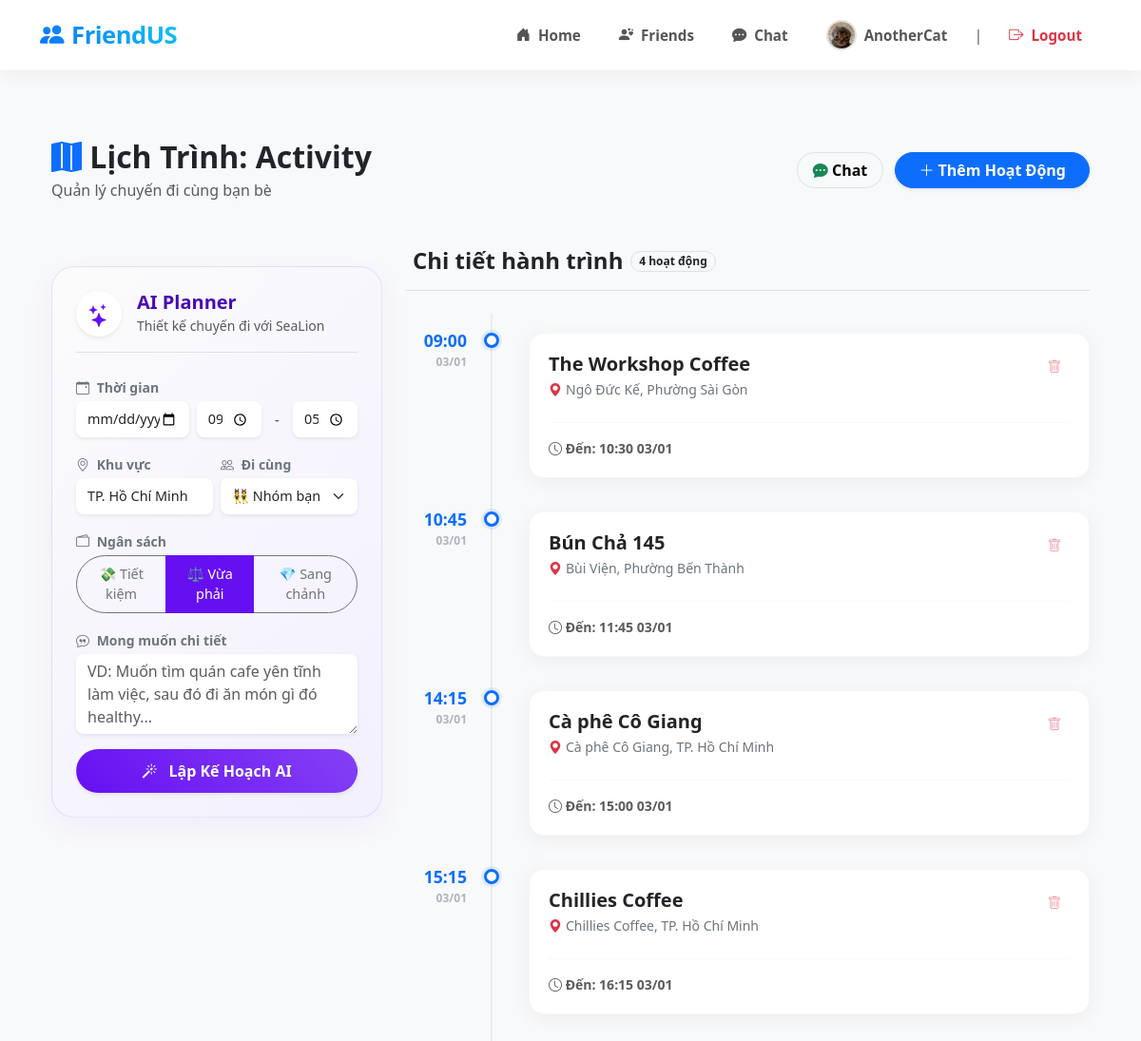
Page /room/1/plan (signed in) on the committed database.
### app/models/user.py (models this page shows, shortened)
class User(UserMixin, db.Model):
    id = db.Column(db.Integer, primary_key=True)
    username = db.Column(db.String(20), unique=True, nullable=False)
    email = db.Column(db.String(120), unique=True, nullable=False)
    image_file = db.Column(db.String(200), nullable=False, default='default.jpg')
    bio = db.Column(db.String(250), nullable=True)
    password = db.Column(db.String(60), nullable=False)
    interests = db.Column(db.String(500), default='')
    posts = db.relationship('Post', backref='author', lazy=True)
    reviews = db.relationship('Review', backref='author', lazy=True)
    messages = db.relationship('Message', backref='author', lazy=True)
    rooms = db.relationship('Room', secondary='room_members',
                            back_populates='members', lazy='dynamic')
    created_rooms = db.relationship('Room', back_populates='creator', lazy='dynamic')
    favorite_locations = db.relationship('Location', secondary='user_favorites',
                                         back_populates='favorited_by', lazy='dynamic')
    friends = db.relationship('User', secondary=friendship,
                              primaryjoin=lambda: friendship.c.user_id == User.id,
                              secondaryjoin=lambda: friendship.c.friend_id == User.id,
                              backref=db.backref('friend_of', lazy='dynamic'),
                              lazy='dynamic')

### app/models/chat.py (models this page shows, shortened)
class Room(db.Model):
    id = db.Column(db.Integer, primary_key=True)
    name = db.Column(db.String(50), unique=True, nullable=False)
    description = db.Column(db.String(200), nullable=True)
    is_private = db.Column(db.Boolean, default=False)
    allow_auto_join = db.Column(db.Boolean, default=False) # True: Vào luôn, False: Cần duyệt
    tags = db.Column(db.String(200), default='')
    summary = db.Column(db.Text, nullable=True)
    creator_id = db.Column(db.Integer, db.ForeignKey('user.id'))
    creator = db.relationship('User', back_populates='created_rooms')
    members = db.relationship('User', secondary=room_members,
                              back_populates='rooms', lazy='dynamic')

### app/models/planner.py (models this page shows, shortened)
class Activity(db.Model):
    id = db.Column(db.Integer, primary_key=True)
    name = db.Column(db.String(100), nullable=False)
    location = db.Column(db.String(100))
    price = db.Column(db.Float, nullable=False, default=0.0)
    start_time = db.Column(db.String(20))
    end_time = db.Column(db.String(20))
    rating = db.Column(db.Float, default=0.0)
    room_id = db.Column(db.Integer, db.ForeignKey('room.id'), nullable=False)
    room = db.relationship('Room', backref='activities')

### app/blueprints/planner.py (the view)
@planner_bp.route('/room/<int:room_id>/plan')
@login_required
def view_planner(room_id):
    room = Room.query.get_or_404(room_id)
    activities = Activity.query.filter_by(room_id=room.id).order_by(Activity.start_time).all()
    for act in activities:
        if isinstance(act.start_time, str):
            try:
                if 'T' in act.start_time:
                    act.start_time = datetime.strptime(act.start_time, '%Y-%m-%dT%H:%M')
                else:
                    act.start_time = datetime.strptime(act.start_time, '%Y-%m-%d %H:%M:%S')
            except:
                pass # Nếu lỗi quá thì chịu, template sẽ hiển thị raw string
        if isinstance(act.end_time, str):
            try:
                if 'T' in act.end_time:
                    act.end_time = datetime.strptime(act.end_time, '%Y-%m-%dT%H:%M')
                else:
                    act.end_time = datetime.strptime(act.end_time, '%Y-%m-%d %H:%M:%S')
            except:
                pass
    constraints = Constraint.query.filter_by(room_id=room.id, user_id=current_user.id).all()
    act_form = ActivityForm()
    cons_form = ConstraintForm()
    try:
        raw_weather = weather_service.get_full_forecast(lat=10.762622, lon=106.660172, days=7)
        weather_data = weather_service.process_forecast_data(raw_weather)
    except Exception as e:
        weather_data = None
    conflicts = check_conflicts(activities, constraints)
    weather_impacts = analyze_weather_impact(activities, weather_data)
    return render_template(
        'planner.html',
        room=room,
        activities=activities,
        constraints=constraints,
        act_form=act_form,
        cons_form=cons_form,
        conflicts=conflicts,
        weather=weather_data,
        weather_impacts=weather_impacts
    )

### app/templates/planner.html (shortened to what this page needs)
{% extends "layout.html" %}
{% block content %}
<div class="container py-5">
    <div class="d-flex justify-content-between align-items-center mb-5">
        <div>
            <h2 class="fw-bold mb-1 text-dark"><i class="bi bi-map-fill text-primary"></i> Lịch Trình: {{ room.name }}</h2>
            <p class="text-muted mb-0">Quản lý chuyến đi cùng bạn bè</p>
        </div>
        <div>
            <a href="{{ url_for('chat.chat_room', room_name=room.name) }}" class="btn btn-light border me-2 rounded-pill px-3 fw-bold">
                <i class="bi bi-chat-dots-fill text-success"></i> Chat
            </a>
            <button type="button" class="btn btn-primary rounded-pill px-4 fw-bold shadow-sm" data-bs-toggle="modal" data-bs-target="#addActivityModal">
                <i class="bi bi-plus-lg"></i> Thêm Hoạt Động
            </button>
        </div>
    </div>
    <div class="row g-4">
        <div class="col-lg-4">
            <div class="ai-wrapper sticky-top" style="top: 20px; z-index: 10;">
                <div class="d-flex align-items-center mb-4 border-bottom pb-3">
                    <div class="bg-white p-2 rounded-circle shadow-sm me-3 text-center" style="width: 48px; height: 48px; display: grid; place-items: center;">
                        <i class="bi bi-stars" style="color: #6610f2; font-size: 1.5rem;"></i>
                    </div>
                    <div>
                        <h5 class="fw-bold m-0" style="color: #4a09b3;">AI Planner</h5>
                        <small class="text-muted">Thiết kế chuyến đi với SeaLion</small>
                    </div>
                </div>
                <div id="aiInputForm">
                    <label class="small fw-bold text-secondary mb-1"><i class="bi bi-calendar-event me-1"></i> Thời gian</label>
                    <div class="row g-2 mb-3">
                        <div class="col-5">
                            <input type="date" id="planDate" class="form-control form-control-sm rounded-3 border-0 shadow-sm">
                        </div>
                        <div class="col-3">
                            <input type="time" id="startTime" class="form-control form-control-sm rounded-3 border-0 shadow-sm" value="09:00">
                        </div>
                        <div class="col-1 text-center align-self-center text-muted">-</div>
                        <div class="col-3">
                            <input type="time" id="endTime" class="form-control form-control-sm rounded-3 border-0 shadow-sm" value="17:00">
                        </div>
                    </div>
                    <div class="row g-2 mb-3">
                        <div class="col-6">
                            <label class="small fw-bold text-secondary mb-1"><i class="bi bi-geo-alt me-1"></i> Khu vực</label>
                            <input type="text" id="locationInput" class="form-control form-control-sm rounded-3 border-0 shadow-sm"
                                   placeholder="Quận 1, TP.HCM..." value="TP. Hồ Chí Minh">
                        </div>
                        <div class="col-6">
                            <label class="small fw-bold text-secondary mb-1"><i class="bi bi-people me-1"></i> Đi cùng</label>
                            <select id="companionSelect" class="form-select form-select-sm rounded-3 border-0 shadow-sm">
                                <option value="Nhóm bạn" selected>👯 Nhóm bạn</option>
                            </select>
                        </div>
                    </div>
                    <div class="mb-3">
                        <label class="small fw-bold text-secondary mb-1"><i class="bi bi-wallet2 me-1"></i> Ngân sách</label>
                        <div class="btn-group w-100" role="group" id="budgetGroup">
                            <label class="btn btn-sm btn-outline-secondary rounded-start-pill" for="budget1">💸 Tiết kiệm</label>
                            <label class="btn btn-sm btn-outline-secondary" for="budget2">⚖️ Vừa phải</label>
                            <label class="btn btn-sm btn-outline-secondary rounded-end-pill" for="budget3">💎 Sang chảnh</label>
                        </div>
                    </div>
                    <div class="mb-3">
                        <label class="small fw-bold text-secondary mb-1"><i class="bi bi-chat-quote me-1"></i> Mong muốn chi tiết</label>
                        <textarea id="wishInput" class="form-control rounded-3 border-0 shadow-sm" rows="3"
                                  placeholder="VD: Muốn tìm quán cafe yên tĩnh làm việc, sau đó đi ăn món gì đó healthy..."></textarea>
                    </div>
                    <button class="btn w-100 rounded-pill fw-bold text-white shadow-sm btn-ai-send-large"
                            type="button" id="btnGeneratePlan"
                            style="background: linear-gradient(45deg, #6610f2, #8540f5); padding: 10px; transition: all 0.2s;">
                        <i class="bi bi-magic me-2"></i> Lập Kế Hoạch AI
                    </button>
                </div>
            </div>
        </div>
        <div class="col-lg-8">
            <div class="d-flex align-items-center mb-4 ps-2 border-bottom pb-3">
                <h4 class="fw-bold m-0 text-dark">Chi tiết hành trình</h4>
                <span class="badge bg-light text-dark ms-2 border rounded-pill">{{ activities|length }} hoạt động</span>
            </div>
            {% if activities|length > 0 %}
            <div class="timeline-container">
                {% for act in activities %}
                <div class="timeline-item">
                    <div class="timeline-time">
                        {% if act.start_time and act.start_time.strftime %}
                            <div class="time-hour">{{ act.start_time.strftime('%H:%M') }}</div>
                            <div class="time-date">{{ act.start_time.strftime('%d/%m') }}</div>
                        {% else %}
                            <div class="time-hour">{{ act.start_time }}</div>
                        {% endif %}
                    </div>
                    <div class="timeline-dot"></div>
                    <div class="timeline-card"
                         title="Nhấn để sửa"
                         onclick="openEditModal(this)"
                         data-id="{{ act.id }}"
                         data-name="{{ act.name }}"
                         data-location="{{ act.location or '' }}"
                         data-start="{{ act.start_time.strftime('%Y-%m-%dT%H:%M') if act.start_time and act.start_time.strftime else '' }}"
                         data-end="{{ act.end_time.strftime('%Y-%m-%dT%H:%M') if act.end_time and act.end_time.strftime else '' }}"
                         data-price="{{ act.price }}">
                        <div class="d-flex justify-content-between align-items-start">
                            <div>
                                <h5 class="fw-bold mb-1 text-dark">{{ act.name }}</h5>
                                <div class="text-secondary small mb-2">
                                    <i class="bi bi-geo-alt-fill text-danger me-1"></i>{{ act.location or 'Chưa có địa điểm' }}
                                </div>
                            </div>
                            <a href="{{ url_for('planner.delete_activity', id=act.id) }}"
                               class="btn btn-sm btn-outline-danger border-0 rounded-circle opacity-50 hover-opacity-100"
                               style="width: 32px; height: 32px; padding: 4px;"
                               onclick="event.stopPropagation(); return confirm('Xóa hoạt động này?');">
                               <i class="bi bi-trash"></i>
                            </a>
                        </div>
                        <div class="d-flex justify-content-between align-items-center mt-3 pt-3 border-top border-light">
                            <small class="text-muted fw-bold">
                                <i class="bi bi-clock"></i> Đến:
                                {% if act.end_time and act.end_time.strftime %}
                                    {{ act.end_time.strftime('%H:%M %d/%m') }}
                                {% else %}
                                    {{ act.end_time }}
                                {% endif %}
                            </small>
                        </div>
                    </div>
                </div>
                {% endfor %}
            </div>
            {% endif %}
        </div>
    </div>
</div>
{% endblock %}

### app/templates/layout.html (shortened to what this page needs)
<!doctype html>
<html lang="en">
  <head>
    {{ bootstrap.load_css() }}
    <link rel="stylesheet" href="https://cdn.jsdelivr.net/npm/bootstrap-icons@1.11.3/font/bootstrap-icons.min.css">
  </head>
  <body>
    {% if not hide_nav %}
    <nav class="navbar navbar-expand-lg modern-navbar sticky-top">
      <div class="container">
        <a class="navbar-brand" href="{{ url_for('main.index') }}">
            <i class="bi bi-people-fill me-2"></i>FriendUS
        </a>
        <div class="collapse navbar-collapse" id="navbarNav">
          <ul class="navbar-nav ms-auto align-items-center">
          {% if current_user.is_authenticated %}
            <li class="nav-item">
                <a class="nav-link" href="{{ url_for('main.index') }}">
                    <i class="bi bi-house-door-fill"></i> Home
                </a>
            </li>
            <li class="nav-item">
                <a class="nav-link" href="{{ url_for('main.friends') }}">
                    <i class="bi bi-person-hearts"></i> Friends
                </a>
            </li>
            <li class="nav-item">
                <a class="nav-link" href="{{ url_for('chat.chat') }}">
                    <i class="bi bi-chat-dots-fill"></i> Chat
                </a>
            </li>
            <li class="nav-item">
                <a class="nav-link" href="{{ url_for('auth.profile', username=current_user.username) }}">
                    {% if 'http' in current_user.image_file %}
                        <img src="{{ current_user.image_file }}" class="nav-avatar">
                    {% else %}
                        <img src="{{ url_for('static', filename='profile_pics/' + current_user.image_file) }}" class="nav-avatar">
                    {% endif %}
                    <span>{{ current_user.username }}</span>
                </a>
            </li>
            <li class="nav-item d-none d-lg-block mx-2 text-muted">|</li>
            <li class="nav-item">
                <a class="nav-link btn-logout-nav" href="{{ url_for('auth.logout') }}">
                    <i class="bi bi-box-arrow-right"></i> Logout
                </a>
            </li>
          {% endif %}
          </ul>
        </div>
      </div>
    </nav>
    {% endif %}
    <div id="main-wrapper">
        <div class="{{ 'full-width-wrapper' if full_width else 'container mt-4' }}">
            {% block content %}{% endblock %}
        </div>
    </div>
  </body>
</html>

### rows in the picture
User: image_file (placeholder picture), username "AnotherCat"
Room: name "Activity"
Activity: start_time "09:00", start_time "03/01", name "The Workshop Coffee", location "Ngô Ðức Kế, Phường Sài Gòn", end_time "10:30 03/01"
Activity: start_time "10:45", start_time "03/01", name "Bún Chả 145", location "Bùi Viện, Phường Bến Thành", end_time "11:45 03/01"
Activity: start_time "14:15", start_time "03/01", name "Cà phê Cô Giang", location "Cà phê Cô Giang, TP. Hồ Chí Minh", end_time "15:00 03/01"
Activity: start_time "15:15", start_time "03/01", name "Chillies Coffee", location "Chillies Coffee, TP. Hồ Chí Minh", end_time "16:15 03/01"

### other values in the picture
{{ activities|length }} "4"
